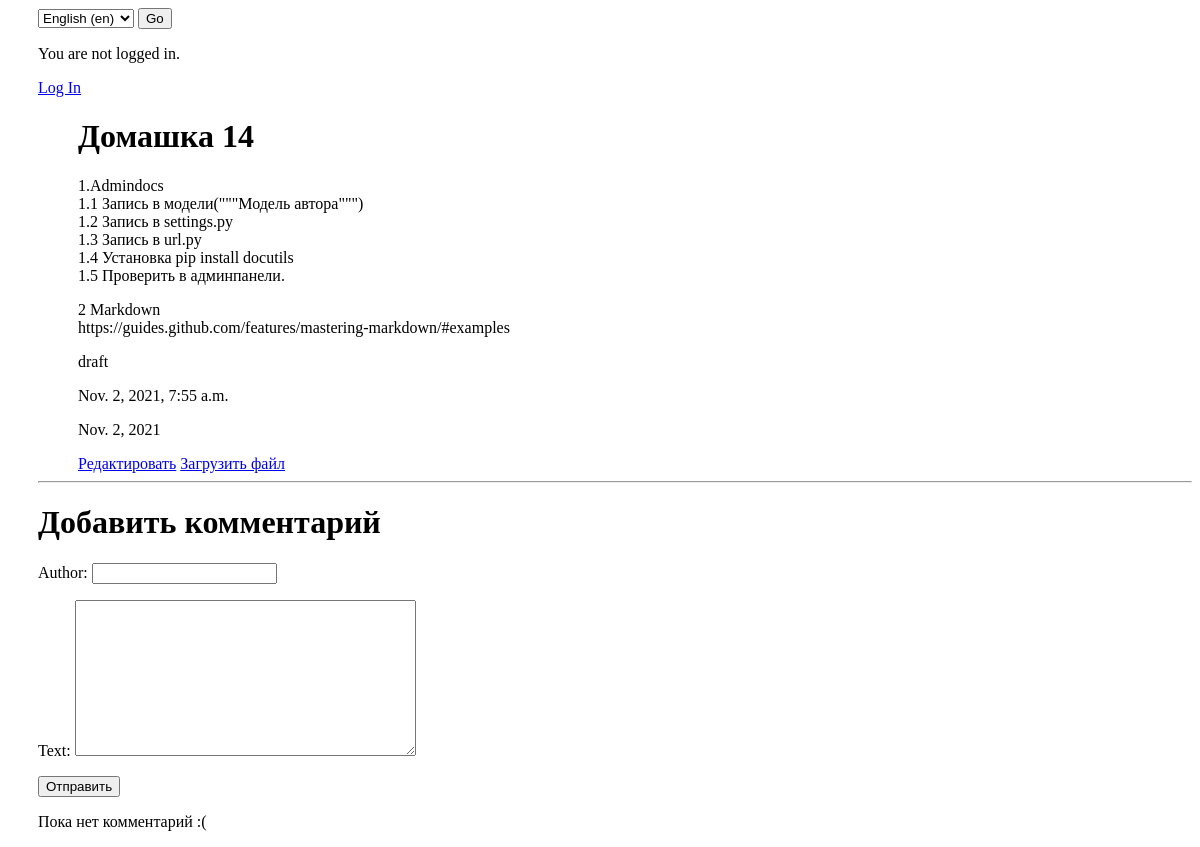
The page /news/50 on the database its author committed.
### app_news/models.py (models this page shows, shortened)
class News(models.Model):
    STATUS_CHOICES = (
    ('draft', 'Draft'),
    ('published', 'Published'),
    )
    title = models.CharField(max_length=1000, db_index=True, verbose_name=_('title'))
    text = models.TextField()
    author = models.CharField(max_length=200)
    date_publication = models.DateField(auto_now_add=True)
    date_updated = models.DateTimeField(auto_now=True)
    status = models.CharField(max_length=10, choices=STATUS_CHOICES, default='draft')
    tag = models.ManyToManyField('Tag', default=None, blank=True) #заменил null=True на blank=True
    class Meta:
        verbose_name = _('new')
        verbose_name_plural = _('news')
        permissions = (
            ('can_publish', 'Может публиковать'),
            ('can_edit', 'Может редактировать'),
            )

### app_news/views.py (the view, shortened to what this page needs)
# urls.py: path('news/<int:pk>', NewsDetailView.as_view(), name='news_detail'),
class NewsDetailView(DetailView):
    model = News
    def get_context_data(self, **kwargs):
        context = super().get_context_data(**kwargs)
        form = CommentForm()
        if self.request.user.is_authenticated:
            form.fields['author'].widget = forms.HiddenInput()
            form.fields['author'].initial = self.request.user.username
        context['form'] = form
        return context

### app_news/forms.py
class CommentForm(forms.ModelForm):
    class Meta:
        model = Comment
        fields = ('author', 'text',)

### app_news/templates/app_news/news_detail.html (shortened to what this page needs)
{% extends 'app_news/base.html' %}
{% block content %}
{% load static %}
<html lang='ru'>
<head>
    <link rel="stylesheet" href="{% static '/news/css/news.css' %}">
</head>
{% if user.is_authenticated %}
<p>Hi {{ user.username }}!</p>
<p><a href="{% url 'logout' %}">Log out</a></p>
{% else %}
<p>You are not logged in.</p>
<a href="{% url 'login' %}">Log In</a>
{% endif %}
<body>
    <div class="content container">
        <div class="row">
                <div class="col-md-8">
                <h1>{{ object.title }}</h1>
                <p>{{ object.text|linebreaks }}</p>
                <p>{{ object.status }}</p>
                <p>{{ object.date_updated }}</p>
                <p>{{ object.date_publication }}</p>
                <a href="{% url 'news_edit' pk=news.pk %}">Редактировать</a>
                <a href="{% url 'upload_files' pk=news.pk %}">Загрузить файл</a>
            </div>
        </div>
    </div>
<hr>
    <h1>Добавить комментарий</h1>
    <form method="POST" class="post-form">{% csrf_token %}
        {{ form.as_p }}
        <button type="submit" class="save btn btn-default">Отправить</button>
    </form>
{% for comment in news.comments.all %}
<div class="comment">
    {% if user.is_authenticated%}
    {{ request.user.first_name }}
    {% else %}
    <strong>{{ comment.author }}</strong>
    {% endif %}
<p>{{ comment.text|linebreaks }}</p>
</div>
{% empty %}
<p>Пока нет комментарий :(</p>
{% endfor %}
{% endblock %}

### static/news/css/news.css (style rules this page uses)
.content { margin-left: 40px; }
h1, h2, h3, h4 { font-family: 'Lobster', cursive; }
body { padding-left: 30px; }

### rows shown on the page
News: title "Домашка 14", text "1.Admindocs 1.1 Запись в модели(\"\"\"Модель автора\"\"\") 1.2 Запись в settings.py 1.3 Запись в url.py 1.4 Установка pip install docutils 1.5 Проверить в админпанели. 2 Markdown https://guides.github.com/features/mastering-markdown/#examples", status "draft", date_updated "Nov. 2, 2021, 7:55 a.m.", date_publication "Nov. 2, 2021"

### other values the page prints
form field language "English (en)"
